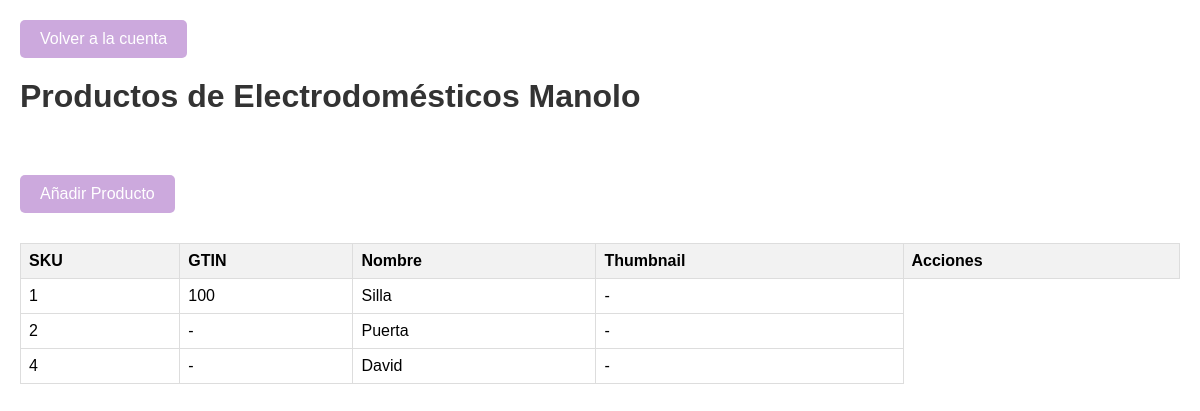
The app's page /productos/1 with its own data.
### tables this page shows
CREATE TABLE Cuenta (ID INTEGER PRIMARY KEY, NOMBRE TEXT UNIQUE NOT NULL);

CREATE TABLE Producto (SKU INTEGER PRIMARY KEY, GTIN TEXT, NOMBRE TEXT NOT NULL UNIQUE, THUMBNAIL BLOB, IDCuenta NOT NULL REFERENCES Cuenta (ID) ON DELETE CASCADE ON UPDATE CASCADE NOT DEFERRABLE);

### app/routes.py (the view)
@main.route('/productos/<int:account_id>')
def productos(account_id):
    account = get_account_details(account_id)
    if account is None:
        return "Cuenta no encontrada", 404
    products = get_products_by_account(account_id)
    return render_template('productos.html', account=account, products=products)

### app/routes.py (called while the page is built)
def get_account_details(account_id):
    connection = sqlite3.connect('IngenieriaRequisitos.db')
    cursor = connection.cursor()
    cursor.execute("SELECT * FROM Cuenta WHERE ID = ?", (account_id,))
    account = cursor.fetchone()
    connection.close()
    return account

def get_products_by_account(account_id):
    connection = sqlite3.connect('IngenieriaRequisitos.db')
    cursor = connection.cursor()
    cursor.execute("SELECT SKU, GTIN, NOMBRE, THUMBNAIL FROM Producto WHERE IDCuenta = ?", (account_id,))
    products = cursor.fetchall()
    connection.close()
    product_list = []
    for product in products:
        sku, gtin, nombre, thumbnail_blob = product
        if thumbnail_blob:
            thumbnail_base64 = base64.b64encode(thumbnail_blob).decode('utf-8')
        else:
            thumbnail_base64 = None
        product_list.append((sku, gtin, nombre, thumbnail_base64))
    return product_list

### app/templates/productos.html (shortened to what this page needs)
<!DOCTYPE html>
<html lang="es">
<head>
    <link rel="stylesheet" href="{{ url_for('static', filename='productos.css') }}">
</head>
<body>
    <div class="header">
        <button onclick="window.location.href='{{ url_for('main.cuenta', account_id=account[0]) }}'">Volver a la cuenta</button>
        <h1>Productos de {{ account[1] }}</h1>
    </div>
    <button onclick="document.getElementById('addProductModal').style.display='block'">Añadir Producto</button>
    <table>
        <thead>
            <tr>
                <th>SKU</th>
                <th>GTIN</th>
                <th>Nombre</th>
                <th>Thumbnail</th>
                <th>Acciones</th>
            </tr>
        </thead>
        <tbody>
            {% if products %}
                {% for product in products %}
                    <tr>
                        <td>{{ product[0] }}</td>
                        <td>
                            {% if product[1] %}
                                {{ product[1] }}
                            {% else %}
                                -
                            {% endif %}
                        </td>
                        <td>{{ product[2] }}</td>
                        <td>
                            {% if product[3] %}
                                <img alt="Thumbnail" width="50">
                            {% else %}
                                -
                            {% endif %}
                        </td>
                    </tr>
                {% endfor %}
            {% else %}
                <tr><td colspan="3">No hay productos disponibles para esta cuenta.</td></tr>
            {% endif %}
        </tbody>
    </table>
</body>
</html>

### app/static/productos.css (style rules this page uses)
body { font-family: Arial, sans-serif; margin: 0; padding: 20px; display: flex; flex-direction: column; align-items: flex-start; min-height: 100vh; }
.header { display: flex; flex-direction: column; align-items: flex-start; margin-bottom: 20px; }
h1 { color: #333; margin: 10px 0 20px 0; }
button { padding: 10px 20px; font-size: 16px; cursor: pointer; border: none; border-radius: 5px; background-color: #CCA9DD; color: white; transition: background-color 0.3s; margin-bottom: 10px; }
body { font-family: Arial, sans-serif; display: flex; justify-content: flex-start; align-items: flex-start; min-height: 100vh; margin: 0; padding: 20px; gap: 20px; }
.header { width: 100%; }
h1 { color: #333; }
table { width: 100%; border-collapse: collapse; }
th, td { border: 1px solid #ddd; padding: 8px; text-align: left; }
th { background-color: #f2f2f2; font-weight: bold; }

### records on screen
Cuenta: NOMBRE "Electrodomésticos Manolo"
Producto: SKU "1", GTIN "100", NOMBRE "Silla"
Producto: SKU "2", NOMBRE "Puerta"
Producto: SKU "4", NOMBRE "David"
